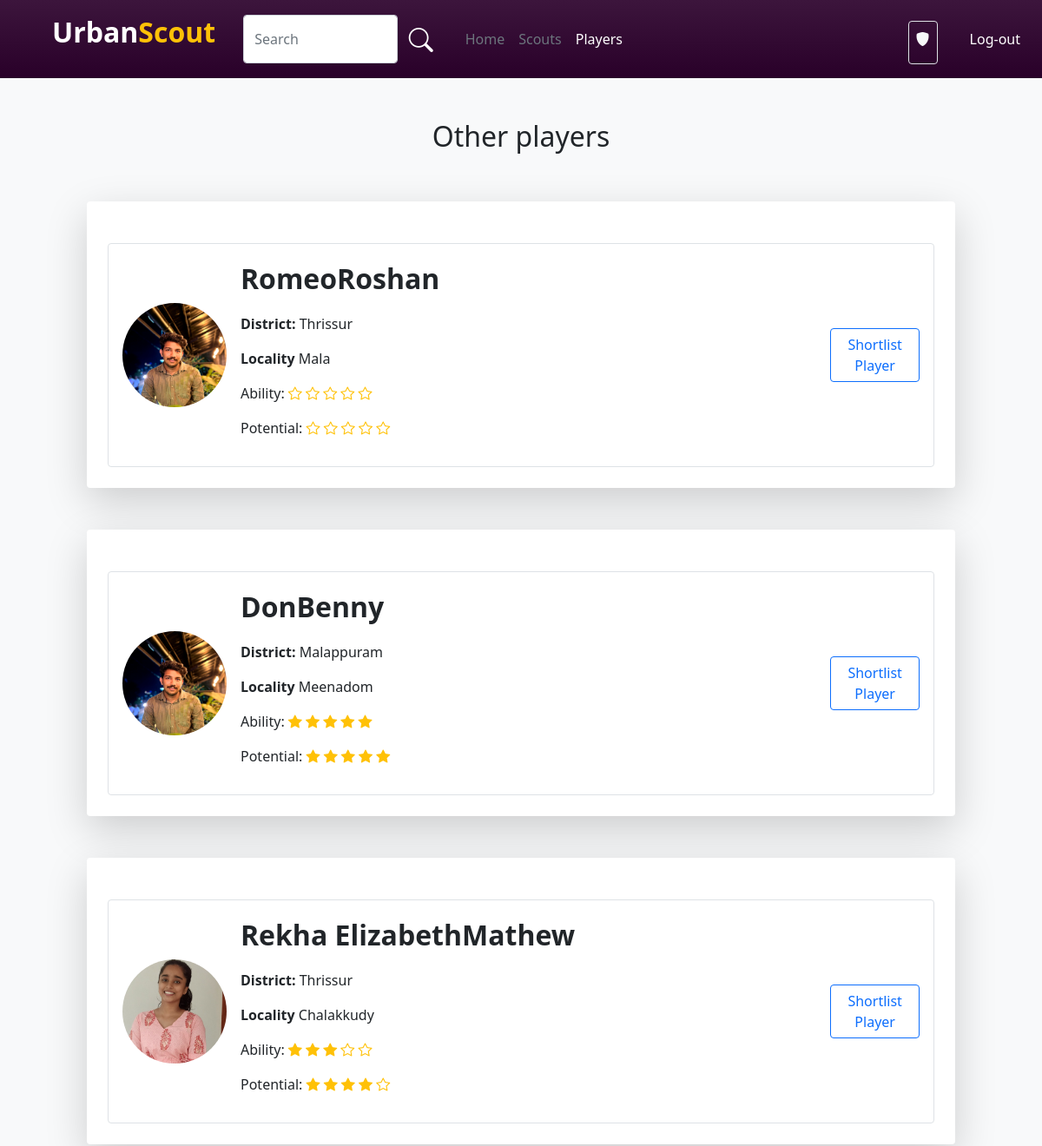
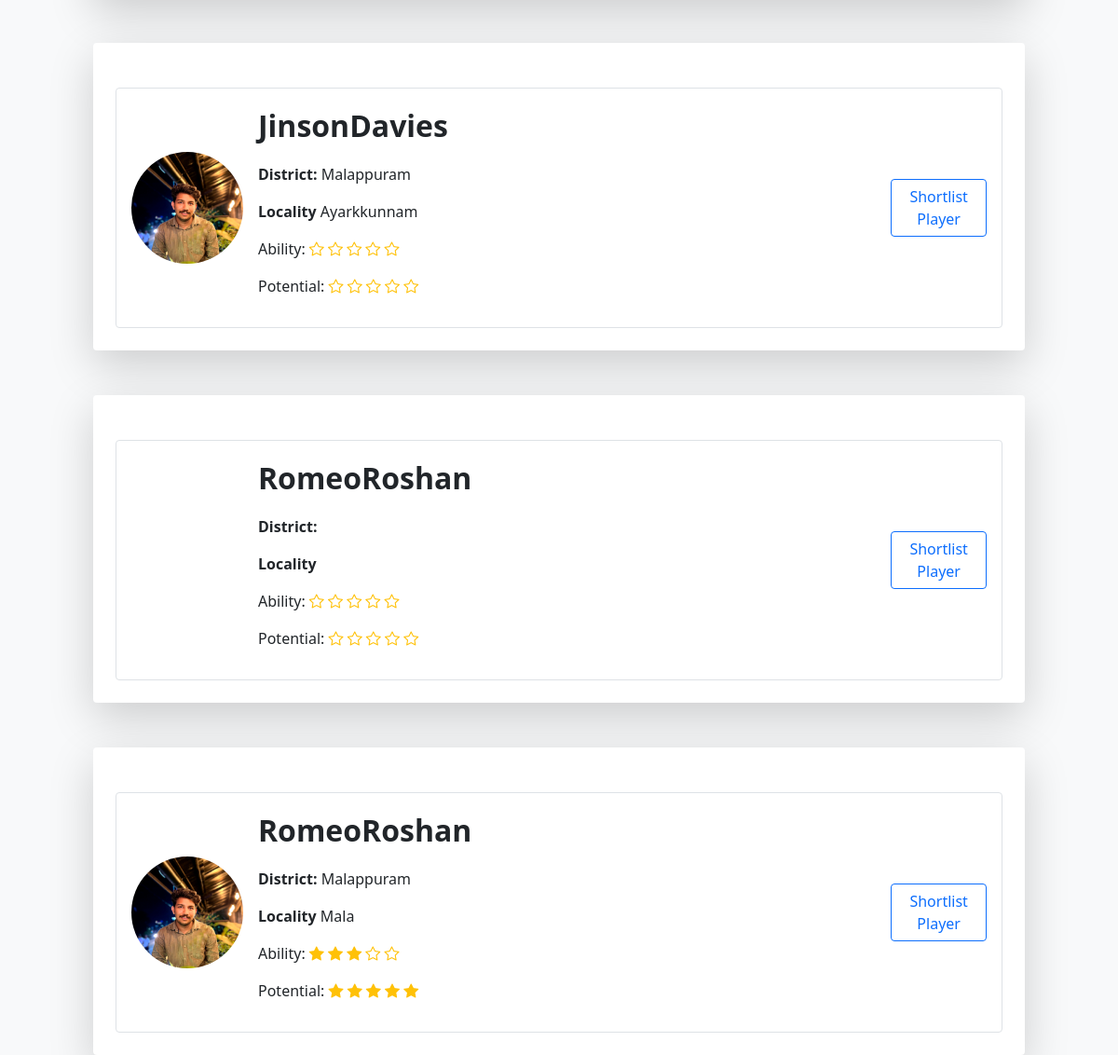
/ClubPlayer, run on the app's committed database (2 pictures, top to bottom).
### account/models.py (models this page shows)
class User(AbstractUser):
    username=models.CharField(max_length=32, blank=True, null=True)
    USERNAME_FIELD = 'email'
    email = models.EmailField(unique=True)
    img=models.ImageField(upload_to='pics',default='https://img.freepik.com/free-icon/man_318-677829.jpg',null=True)
    is_player=models.BooleanField('is_player',default=False)
    is_club=models.BooleanField('is_club',default=False)
    is_scout=models.BooleanField('is_scout',default=False)
    player_dob = models.DateField(("Date of Birth"), default=date.today, validators=[validate_dob])
    player_pos = models.CharField(("Position"),default='',max_length=30,choices=Pos_Choice)
    district = models.CharField(("District"),default='',max_length=20,choices=District_Choice)
    locality = models.CharField(("Locality"),default='',max_length=50,blank=True)
    player_foot = models.CharField(("Prefered Foot"),default='',max_length=10,choices=Foot_Choice)
    player_ability = models.IntegerField(("Ability"),default=0,choices=Ability_Choice)
    club_reputation = models.IntegerField(("Club Reputation"),default=0,choices=Ability_Choice)
    player_potential = models.IntegerField(("Potential"),default=0,choices=Ability_Choice)
    desc=models.CharField(("Description"),max_length=100, default='')
    club_name=models.CharField((("Club Name")),default='',max_length=30)
    scouted_by=models.CharField(max_length=30,default='')
    REQUIRED_FIELDS = []

### account/views.py (the view)
# urls.py: path('ClubPlayer',views.clubPlayer,name="ClubPlayer"),
def clubPlayer(request):
    user = request.user
    interested_players = InterestedClubs.objects.filter(club_id=user.id).values_list('player_id', flat=True)
    shortlisted_Players=ShortlistedPlayers.objects.filter(club_id=user.id).values_list('player_id',flat=True)
    all_players = User.objects.filter(is_player=True).values()
    all_cont=Contract.objects.filter(club_id=user.id).values_list('player_id',flat=True)
    cont_is_accepted=Contract.objects.filter(club_id=user.id,contractAccepted=True).values_list('player_id', flat=True)
    cont_accepted=[]
    cont_is_active=Contract.objects.filter(club_id=user.id, player_negotiating=True,contractAccepted=False).values_list('player_id', flat=True)
    cont_is_not_active=Contract.objects.filter(club_id=user.id, player_negotiating=False,contractAccepted=False).values_list('player_id', flat=True)
    print(cont_is_active)
    contract_players=[]
    non_contract_players=[]
    interested_players_list = []
    not_interested_players_list = []
    ability_range = range(0, 5)
    shortlisted_Players_list=[]
    for player in all_players:
        player_id = player['id']
        player_data = {
            'id': player['id'],
            'first_name': player['first_name'],
            'last_name':player['last_name'],
            'img':player['img'],
            'district':player['district'],
            'locality':player['locality'],
            'scouted_by':player['scouted_by'],
            'player_ability':player['player_ability'],
            'player_potential':player['player_potential'],
        }
        if player_id in interested_players and player_id not in all_cont:
            interested_players_list.append(player_data)
        elif player_id in shortlisted_Players and player_id not in all_cont:
            shortlisted_Players_list.append(player_data)
        else:
            if player_id not in all_cont:
                not_interested_players_list.append(player_data)
        if player_id in cont_is_active:
            contract_players.append(player_data)
        elif player_id in cont_is_not_active:
            non_contract_players.append(player_data)
        if player_id in cont_is_accepted:
            cont_accepted.append(player_data)
    return render(request, 'club-player.html', {
        'shortlisted_players':shortlisted_Players_list,
        'interested_players': interested_players_list,
        'not_interested_players': not_interested_players_list,
        'abilityRange':ability_range,
        'contractedPlayers':contract_players,
        'nonContractedPlayers':non_contract_players,
        'contractAccepted':cont_accepted,
    })

### template/club-player.html (shortened to what this page needs)
{% load static %}
<!DOCTYPE html>
<html lang="en">
<head>
    <link rel="stylesheet" href="{% static 'style.css' %}">
    <link href="https://cdn.jsdelivr.net/npm/bootstrap@5.0.2/dist/css/bootstrap.min.css" rel="stylesheet"
>
    <link rel="stylesheet" href="https://cdn.jsdelivr.net/npm/bootstrap-icons@1.10.5/font/bootstrap-icons.css">
</head>
<body class="bg-light">
    <nav class="navbar player-navbar navbar-expand-lg">
        <div class="container-fluid">
            <a class="ms-5 navbar-brand d-flex fs-2 fw-bold" href="#"><p class="text-white">Urban</p><p class="text-warning">Scout</p></a>
            <div class="collapse navbar-collapse" id="navbarNav">
                <div class="ms-3 d-flex w-50">
                    <input type="text" class="form-control" placeholder="Search">
                    <button class="btn shadow-none"><i class="bi bi-search fs-3 text-white"></i></button>
                </div>
                <div class="ms-3">
                    <ul class="navbar-nav me-auto mb-2 mb-lg-0">
                        <li class="nav-item">
                            <a class="nav-link  text-secondary" aria-current="page" href="{% url 'index' %}">Home</a>
                        </li>
                        <li class="nav-item">
                            <a class="nav-link text-secondary" aria-current="page" href="{% url 'ClubScout' %}">Scouts</a>
                        </li>
                        <li class="nav-item">
                            <a class="nav-link text-white" aria-current="page" href="{% url 'ClubPlayer' %}">Players</a>
                        </li>
                    </ul>
                </div>
                <div class="d-flex w-100 justify-content-start justify-content-sm-end">
                    <div class="border rounded p-2 pb-0 mt-2 ms-3">
                        <p class="text-light "><i class="bi bi-shield-fill"></i> {{user.club_name}}</p>
                    </div>
                    <a class="d-flex flex-column justify-content-center text-decoration-none" href="{% url 'logout' %}"><button class="btn text-white ms-4">Log-out</button></a>
                </div>
            </div>
        </div>
    </nav>
    <div class="d-flex flex-column align-items-center justify-content-center">
        {% if not_interested_players|length > 0 %}
        <h2 class="mt-5">Other players</h2>
        {% endif %}
        {% for i in not_interested_players %}
        <div class="col-10 bg-white rounded p-4 shadow-lg mt-5">
            <div class="border mt-4 d-flex flex-lg-row flex-column justify-content-center justify-content-lg-start align-items-center w-100 p-3 rounded">
                <div class="d-flex align-items-center">
                    <div class="player-scout-img">
                        <img class="w-100 rounded-circle" src={{i.img}} alt="">
                    </div>
                </div>
                <div class="ms-3 col-lg-7 col-12">
                    <a class="text-decoration-none text-dark" href="{% url 'player-home' i.id %}"><p class="fs-2 fw-bold">{{i.first_name}}{{i.last_name}}</p></a>
                    <p class=""><b>District: </b>{{i.district}} </p>
                    <p class=""><b>Locality </b>{{i.locality}}</p>
                    <p>Ability:{% with ability=i.player_ability %} {% for j in abilityRange %}
                        {% if j < ability %}
                        <i class="bi bi-star-fill text-warning"></i>
                        {% else %}
                        <i class="bi bi-star text-warning"></i>
                        {% endif %}
                        {% endfor %}
                        {% endwith %}
                    </p>
                    <p>Potential:{% with potential=i.player_potential %} {% for j in abilityRange %}
                        {% if j < potential %}
                        <i class="bi bi-star-fill text-warning"></i>
                        {% else %}
                        <i class="bi bi-star text-warning"></i>
                        {% endif %}
                        {% endfor %}
                        {% endwith %}
                    </p>                </div>
                <div class="d-flex justify-content-lg-end justify-content-center w-100">
                    <div class="d-flex align-items-center justify-content-center col-5">
                        <a href="{% url 'ShortlistPlayer' i.id %}"><button class="btn btn-outline-primary">Shortlist Player</button></a>
                    </div>
                </div>
            </div>
        </div>
        {% endfor %}
    </div>
</body>
</html>

### static/style.css (style rules this page uses)
.player-navbar { background: linear-gradient(rgb(60, 21, 60), rgb(41, 0, 41)); }
.player-scout-img { width: 120px; height: 120px; }

### data on the page
User: img (picture), first_name "Romeo", last_name "Roshan", district "Thrissur", locality "Mala"
User: img (picture), first_name "Don", last_name "Benny", district "Malappuram", locality "Meenadom"
User: img (picture), first_name "Rekha Elizabeth", last_name "Mathew", district "Thrissur", locality "Chalakkudy"
User: img (picture), first_name "Jinson", last_name "Davies", district "Malappuram", locality "Ayarkkunnam"
User: first_name "Romeo", last_name "Roshan"
User: img (picture), first_name "Romeo", last_name "Roshan", district "Malappuram", locality "Mala"
